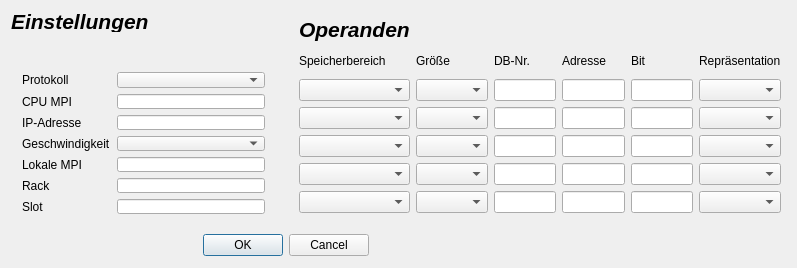
<?xml version="1.0" encoding="UTF-8"?>
<ui version="4.0">
 <class>ConnectionSettings</class>
 <widget class="QDialog" name="ConnectionSettings">
  <property name="geometry">
   <rect>
    <x>0</x>
    <y>0</y>
    <width>797</width>
    <height>268</height>
   </rect>
  </property>
  <property name="windowTitle">
   <string>Verbindungseinstellungen</string>
  </property>
  <widget class="QDialogButtonBox" name="buttonBox">
   <property name="geometry">
    <rect>
     <x>178</x>
     <y>229</y>
     <width>191</width>
     <height>32</height>
    </rect>
   </property>
   <property name="orientation">
    <enum>Qt::Horizontal</enum>
   </property>
   <property name="standardButtons">
    <set>QDialogButtonBox::Cancel|QDialogButtonBox::Ok</set>
   </property>
  </widget>
  <widget class="QWidget" name="gridLayoutWidget">
   <property name="geometry">
    <rect>
     <x>290</x>
     <y>7</y>
     <width>500</width>
     <height>215</height>
    </rect>
   </property>
   <layout class="QGridLayout" name="gridLayout">
    <item row="1" column="2">
     <widget class="QLabel" name="label_13">
      <property name="text">
       <string>DB-Nr.</string>
      </property>
     </widget>
    </item>
    <item row="6" column="3">
     <widget class="QLineEdit" name="lineEditAddress_4"/>
    </item>
    <item row="3" column="2">
     <widget class="QLineEdit" name="lineEditDB_1"/>
    </item>
    <item row="4" column="3">
     <widget class="QLineEdit" name="lineEditAddress_2"/>
    </item>
    <item row="2" column="4">
     <widget class="QLineEdit" name="lineEditBit_0">
      <property name="toolTip">
       <string>lineEditBit_0</string>
      </property>
     </widget>
    </item>
    <item row="2" column="3">
     <widget class="QLineEdit" name="lineEditAddress_0"/>
    </item>
    <item row="0" column="0">
     <widget class="QLabel" name="label_12">
      <property name="font">
       <font>
        <pointsize>16</pointsize>
        <weight>75</weight>
        <italic>true</italic>
        <bold>true</bold>
       </font>
      </property>
      <property name="text">
       <string>Operanden</string>
      </property>
     </widget>
    </item>
    <item row="6" column="0">
     <widget class="QComboBox" name="comboBoxArea_4">
      <property name="toolTip">
       <string>comboBoxArea_4</string>
      </property>
     </widget>
    </item>
    <item row="3" column="3">
     <widget class="QLineEdit" name="lineEditAddress_1"/>
    </item>
    <item row="5" column="2">
     <widget class="QLineEdit" name="lineEditDB_3"/>
    </item>
    <item row="5" column="5">
     <widget class="QComboBox" name="comboBoxFormat_3"/>
    </item>
    <item row="3" column="0">
     <widget class="QComboBox" name="comboBoxArea_1">
      <property name="toolTip">
       <string>comboBoxArea_1</string>
      </property>
     </widget>
    </item>
    <item row="1" column="0">
     <widget class="QLabel" name="label_8">
      <property name="text">
       <string>Speicherbereich</string>
      </property>
     </widget>
    </item>
    <item row="6" column="4">
     <widget class="QLineEdit" name="lineEditBit_4">
      <property name="toolTip">
       <string>lineEditBit_4</string>
      </property>
     </widget>
    </item>
    <item row="5" column="0">
     <widget class="QComboBox" name="comboBoxArea_3">
      <property name="toolTip">
       <string>comboBoxArea_3</string>
      </property>
     </widget>
    </item>
    <item row="6" column="2">
     <widget class="QLineEdit" name="lineEditDB_4"/>
    </item>
    <item row="4" column="5">
     <widget class="QComboBox" name="comboBoxFormat_2"/>
    </item>
    <item row="4" column="4">
     <widget class="QLineEdit" name="lineEditBit_2">
      <property name="acceptDrops">
       <bool>true</bool>
      </property>
      <property name="toolTip">
       <string>lineEditBit_2</string>
      </property>
     </widget>
    </item>
    <item row="2" column="2">
     <widget class="QLineEdit" name="lineEditDB_0"/>
    </item>
    <item row="1" column="3">
     <widget class="QLabel" name="label_9">
      <property name="text">
       <string>Adresse</string>
      </property>
     </widget>
    </item>
    <item row="1" column="5">
     <widget class="QLabel" name="label_10">
      <property name="text">
       <string>Repräsentation</string>
      </property>
     </widget>
    </item>
    <item row="3" column="4">
     <widget class="QLineEdit" name="lineEditBit_1">
      <property name="toolTip">
       <string>lineEditBit_1</string>
      </property>
     </widget>
    </item>
    <item row="1" column="4">
     <widget class="QLabel" name="label_11">
      <property name="text">
       <string>Bit</string>
      </property>
     </widget>
    </item>
    <item row="4" column="2">
     <widget class="QLineEdit" name="lineEditDB_2"/>
    </item>
    <item row="2" column="5">
     <widget class="QComboBox" name="comboBoxFormat_0"/>
    </item>
    <item row="3" column="5">
     <widget class="QComboBox" name="comboBoxFormat_1"/>
    </item>
    <item row="6" column="5">
     <widget class="QComboBox" name="comboBoxFormat_4"/>
    </item>
    <item row="4" column="0">
     <widget class="QComboBox" name="comboBoxArea_2">
      <property name="toolTip">
       <string>comboBoxArea_2</string>
      </property>
     </widget>
    </item>
    <item row="5" column="4">
     <widget class="QLineEdit" name="lineEditBit_3">
      <property name="toolTip">
       <string>lineEditBit_3</string>
      </property>
     </widget>
    </item>
    <item row="2" column="0">
     <widget class="QComboBox" name="comboBoxArea_0">
      <property name="toolTip">
       <string>comboBoxArea_0</string>
      </property>
     </widget>
    </item>
    <item row="5" column="3">
     <widget class="QLineEdit" name="lineEditAddress_3"/>
    </item>
    <item row="2" column="1">
     <widget class="QComboBox" name="comboBoxLength_0"/>
    </item>
    <item row="6" column="1">
     <widget class="QComboBox" name="comboBoxLength_4"/>
    </item>
    <item row="5" column="1">
     <widget class="QComboBox" name="comboBoxLength_3"/>
    </item>
    <item row="4" column="1">
     <widget class="QComboBox" name="comboBoxLength_2"/>
    </item>
    <item row="3" column="1">
     <widget class="QComboBox" name="comboBoxLength_1"/>
    </item>
    <item row="1" column="1">
     <widget class="QLabel" name="label_15">
      <property name="text">
       <string>Größe</string>
      </property>
     </widget>
    </item>
   </layout>
  </widget>
  <widget class="QLabel" name="label_14">
   <property name="geometry">
    <rect>
     <x>11</x>
     <y>11</y>
     <width>137</width>
     <height>21</height>
    </rect>
   </property>
   <property name="font">
    <font>
     <pointsize>16</pointsize>
     <weight>75</weight>
     <italic>true</italic>
     <bold>true</bold>
    </font>
   </property>
   <property name="text">
    <string>Einstellungen</string>
   </property>
  </widget>
  <widget class="QWidget" name="layoutWidget">
   <property name="geometry">
    <rect>
     <x>13</x>
     <y>63</y>
     <width>261</width>
     <height>160</height>
    </rect>
   </property>
   <layout class="QGridLayout" name="gridLayout_2">
    <item row="5" column="1">
     <widget class="QLineEdit" name="lineEdit_Rack">
      <property name="toolTip">
       <string>0 - 127</string>
      </property>
      <property name="alignment">
       <set>Qt::AlignRight|Qt::AlignTrailing|Qt::AlignVCenter</set>
      </property>
     </widget>
    </item>
    <item row="1" column="1">
     <widget class="QLineEdit" name="lineEdit_CPU_MPI">
      <property name="toolTip">
       <string>0 - 127</string>
      </property>
      <property name="alignment">
       <set>Qt::AlignRight|Qt::AlignTrailing|Qt::AlignVCenter</set>
      </property>
     </widget>
    </item>
    <item row="3" column="0">
     <widget class="QLabel" name="label_3">
      <property name="text">
       <string>Geschwindigkeit</string>
      </property>
     </widget>
    </item>
    <item row="5" column="0">
     <widget class="QLabel" name="label_6">
      <property name="text">
       <string>Rack</string>
      </property>
     </widget>
    </item>
    <item row="4" column="0">
     <widget class="QLabel" name="label_4">
      <property name="text">
       <string>Lokale MPI</string>
      </property>
     </widget>
    </item>
    <item row="1" column="0">
     <widget class="QLabel" name="label_5">
      <property name="text">
       <string>CPU MPI</string>
      </property>
     </widget>
    </item>
    <item row="6" column="0">
     <widget class="QLabel" name="label_7">
      <property name="text">
       <string>Slot</string>
      </property>
     </widget>
    </item>
    <item row="3" column="1">
     <widget class="QComboBox" name="comboBox_Speed">
      <item>
       <property name="text">
        <string/>
       </property>
      </item>
      <item>
       <property name="text">
        <string>Speed 9k</string>
       </property>
      </item>
      <item>
       <property name="text">
        <string>Speed 19k</string>
       </property>
      </item>
      <item>
       <property name="text">
        <string>Speed 187k</string>
       </property>
      </item>
      <item>
       <property name="text">
        <string>Speed 500k</string>
       </property>
      </item>
      <item>
       <property name="text">
        <string>Speed 1500k</string>
       </property>
      </item>
      <item>
       <property name="text">
        <string>Speed 45k</string>
       </property>
      </item>
      <item>
       <property name="text">
        <string>Speed 93k</string>
       </property>
      </item>
     </widget>
    </item>
    <item row="0" column="0">
     <widget class="QLabel" name="label">
      <property name="text">
       <string>Protokoll</string>
      </property>
     </widget>
    </item>
    <item row="0" column="1">
     <widget class="QComboBox" name="ComboBox_Protokoll"/>
    </item>
    <item row="2" column="0">
     <widget class="QLabel" name="label_2">
      <property name="text">
       <string>IP-Adresse</string>
      </property>
     </widget>
    </item>
    <item row="2" column="1">
     <widget class="QLineEdit" name="lineEdit_IP">
      <property name="toolTip">
       <string>xxx.xxx.xxx.xxx</string>
      </property>
      <property name="text">
       <string/>
      </property>
      <property name="alignment">
       <set>Qt::AlignRight|Qt::AlignTrailing|Qt::AlignVCenter</set>
      </property>
     </widget>
    </item>
    <item row="6" column="1">
     <widget class="QLineEdit" name="lineEdit_Slot">
      <property name="toolTip">
       <string>0 - 127</string>
      </property>
      <property name="alignment">
       <set>Qt::AlignRight|Qt::AlignTrailing|Qt::AlignVCenter</set>
      </property>
     </widget>
    </item>
    <item row="4" column="1">
     <widget class="QLineEdit" name="lineEdit_local_MPI">
      <property name="toolTip">
       <string>0 - 127</string>
      </property>
      <property name="alignment">
       <set>Qt::AlignRight|Qt::AlignTrailing|Qt::AlignVCenter</set>
      </property>
     </widget>
    </item>
   </layout>
  </widget>
  <zorder>layoutWidget</zorder>
  <zorder>buttonBox</zorder>
  <zorder>gridLayoutWidget</zorder>
  <zorder>label_14</zorder>
 </widget>
 <layoutdefault spacing="6" margin="9"/>
 <resources/>
 <connections>
  <connection>
   <sender>buttonBox</sender>
   <signal>accepted()</signal>
   <receiver>ConnectionSettings</receiver>
   <slot>accept()</slot>
   <hints>
    <hint type="sourcelabel">
     <x>248</x>
     <y>254</y>
    </hint>
    <hint type="destinationlabel">
     <x>157</x>
     <y>274</y>
    </hint>
   </hints>
  </connection>
  <connection>
   <sender>buttonBox</sender>
   <signal>rejected()</signal>
   <receiver>ConnectionSettings</receiver>
   <slot>reject()</slot>
   <hints>
    <hint type="sourcelabel">
     <x>316</x>
     <y>260</y>
    </hint>
    <hint type="destinationlabel">
     <x>286</x>
     <y>274</y>
    </hint>
   </hints>
  </connection>
 </connections>
 <designerdata>
  <property name="gridDeltaX">
   <number>10</number>
  </property>
  <property name="gridDeltaY">
   <number>10</number>
  </property>
  <property name="gridSnapX">
   <bool>false</bool>
  </property>
  <property name="gridSnapY">
   <bool>false</bool>
  </property>
  <property name="gridVisible">
   <bool>true</bool>
  </property>
 </designerdata>
</ui>
